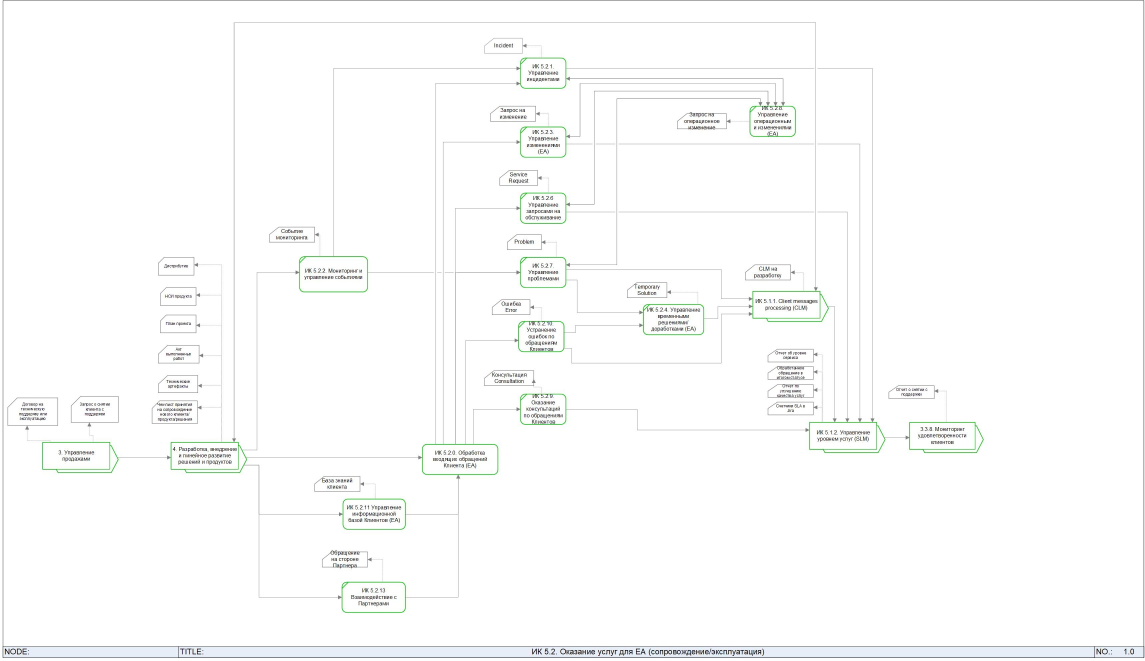
#> input picture DATASET/PART2/19.jpg, 3433 x 1981 px (shown at 1/3 size)
$ python preprocess.py --input ../../DATASET/PART2/19.jpg --outdir out
#> lines starting #> are read from the running program, lines starting #| are printed output that depends on the picture; after the words box and inside, x2 and y2 are one past the last pixel; in counts of white or black regions, pixels touching at a corner belong together
import argparse
import os
from dataclasses import dataclass
from typing import Tuple

import cv2
import numpy as np


@dataclass(frozen=True)
class PreprocessConfig:
    max_side: int = 1800
    clahe_clip_limit: float = 2.0
    clahe_tile_grid_size: int = 8
    denoise_h: int = 10
    adaptive_block: int = 35
    adaptive_c: int = 11
    close_kernel: int = 1


def _ensure_dir(path: str) -> None:
#> in preprocess, bgr is the input picture: shape (1981, 3433, 3); mean B, G, R 251.2, 251.6, 251
    os.makedirs(path, exist_ok=True)


def _imwrite(path: str, img: np.ndarray) -> None:
    ok = cv2.imwrite(path, img)
    if not ok:
        raise RuntimeError(f"Failed to write image: {path}")


def _resize_max_side(img: np.ndarray, max_side: int) -> np.ndarray:
#> called with max_side = 1800
    h, w = img.shape[:2]
#> h = 1981; w = 3433
    scale = max_side / float(max(h, w))
#> scale = 0.524
    if scale >= 1.0:
        return img
    new_w = int(round(w * scale))
#> new_w = 1800
    new_h = int(round(h * scale))
#> new_h = 1039
    return cv2.resize(img, (new_w, new_h), interpolation=cv2.INTER_AREA)


def preprocess(image_path: str, out_dir: str, cfg: PreprocessConfig) -> Tuple[str, str, str]:
    _ensure_dir(out_dir)

    bgr = cv2.imread(image_path, cv2.IMREAD_COLOR)
    if bgr is None:
        raise RuntimeError(f"Failed to read image: {image_path}")

    bgr = _resize_max_side(bgr, cfg.max_side)
    _imwrite(os.path.join(out_dir, "00_original.png"), bgr)

    gray = cv2.cvtColor(bgr, cv2.COLOR_BGR2GRAY)
    _imwrite(os.path.join(out_dir, "01_gray.png"), gray)

    clahe = cv2.createCLAHE(
        clipLimit=cfg.clahe_clip_limit,
        tileGridSize=(cfg.clahe_tile_grid_size, cfg.clahe_tile_grid_size),
    )
    gray_eq = clahe.apply(gray)

    denoised = cv2.fastNlMeansDenoising(gray_eq, h=cfg.denoise_h)
    _imwrite(os.path.join(out_dir, "02_denoised.png"), denoised)


    block = cfg.adaptive_block if cfg.adaptive_block % 2 == 1 else cfg.adaptive_block + 1
    ocr_bin = cv2.adaptiveThreshold(
        denoised,
        255,
        cv2.ADAPTIVE_THRESH_GAUSSIAN_C,
        cv2.THRESH_BINARY,
        block,
        cfg.adaptive_c,
    )
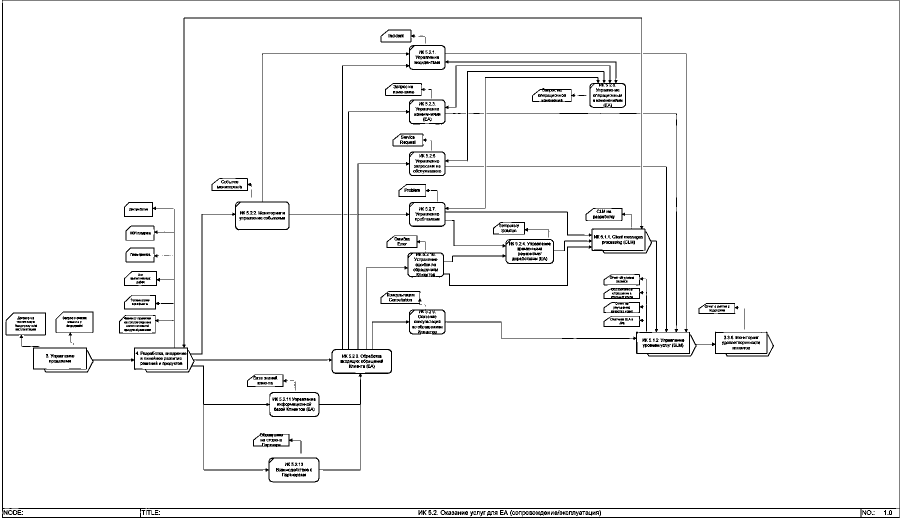
#> ocr_bin: shape (1039, 1800) (shown at 1/2 size); 96% white; black in thin lines or dots
    _imwrite(os.path.join(out_dir, "04_ocr_ready.png"), ocr_bin)

    _, cv_bin = cv2.threshold(denoised, 0, 255, cv2.THRESH_BINARY + cv2.THRESH_OTSU)
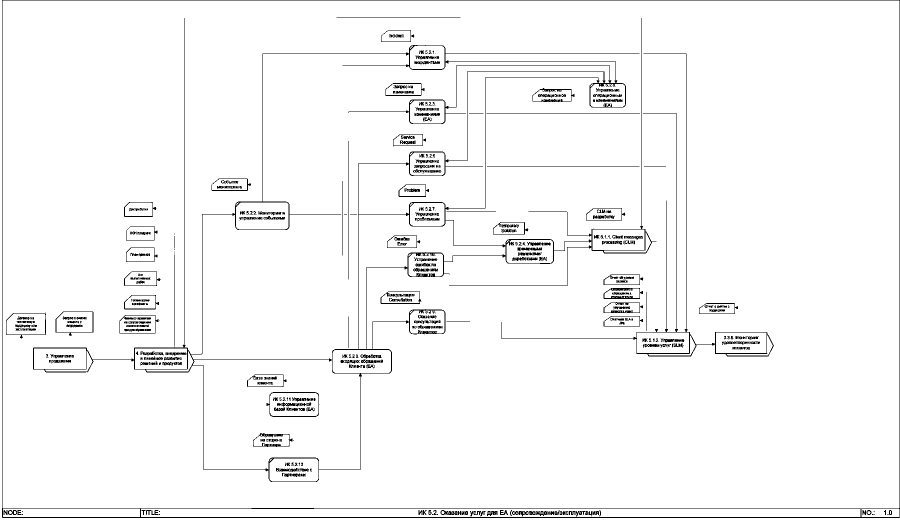
#> cv_bin: shape (1039, 1800) (shown at 1/2 size); 96.9% white; black in thin lines or dots
    _imwrite(os.path.join(out_dir, "05_cv_binary.png"), cv_bin)

    inv = 255 - cv_bin
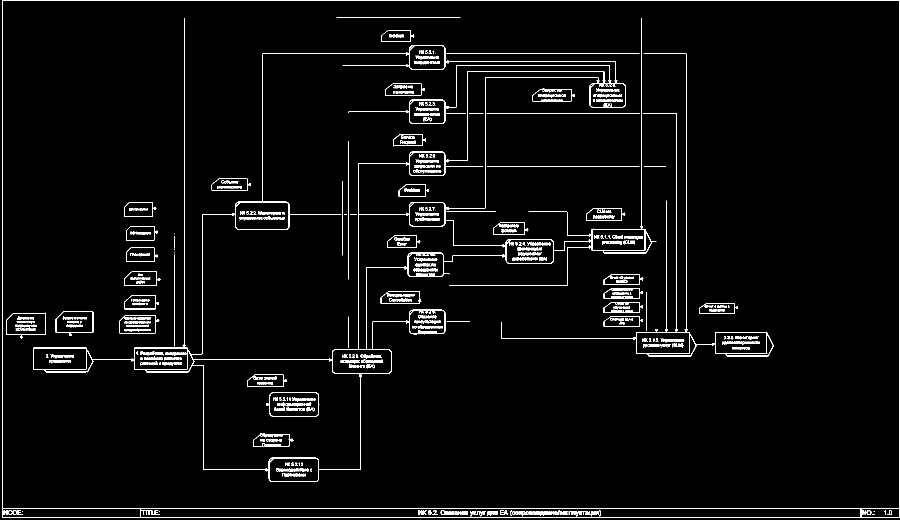
#> inv: shape (1039, 1800) (shown at 1/2 size); 3.1% white in thin lines or dots
    k = cfg.close_kernel
    kernel = cv2.getStructuringElement(cv2.MORPH_RECT, (k, k))
    closed = cv2.morphologyEx(inv, cv2.MORPH_CLOSE, kernel, iterations=1)
    geom = 255 - closed
    _imwrite(os.path.join(out_dir, "06_geom.png"), geom)

    return (
        os.path.join(out_dir, "04_ocr_ready.png"),
        os.path.join(out_dir, "05_cv_binary.png"),
        os.path.join(out_dir, "06_geom.png"),
    )


def main() -> None:
    ap = argparse.ArgumentParser()
    ap.add_argument("--input", required=True)
    ap.add_argument("--outdir", required=True)
    args = ap.parse_args()

    cfg = PreprocessConfig()
    ocr_path, cv_path, geom_path = preprocess(args.input, args.outdir, cfg)
    print(f"OCR-ready: {ocr_path}")
    print(f"CV-binary: {cv_path}")
    print(f"GEOM:      {geom_path}")


if __name__ == "__main__":
    main()

$ run again, on DATASET/PART2/12.png
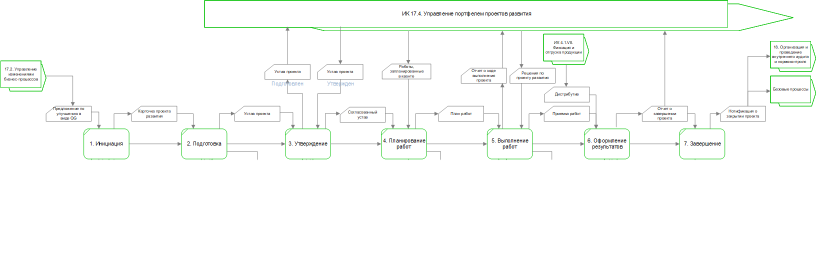
#> input picture DATASET/PART2/12.png, 1633 x 537 px (shown at 1/2 size)
#> in preprocess, bgr is the input picture: shape (537, 1633, 3); mean B, G, R 250.1, 251.9, 250.1
#> in preprocess, `ocr_bin = cv2.adaptiveThreshold( denoised, 255, cv2.ADAPTIVE_THRESH_GA..`:
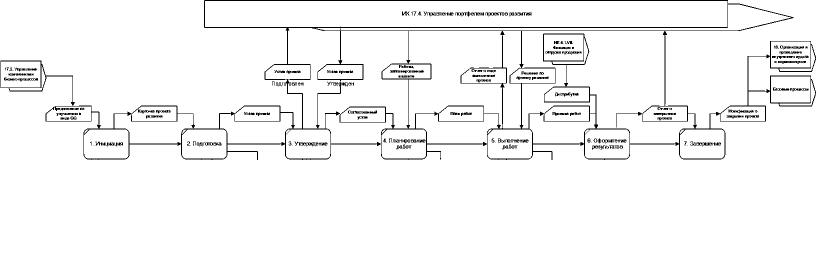
#> ocr_bin: shape (537, 1633) (shown at 1/2 size); 96.3% white; black in thin lines or dots, all inside (x1, y1, x2, y2) = (1, 0, 1632, 320)
#> cv_bin: shape (537, 1633); 97% white; black in thin lines or dots, all inside (x1, y1, x2, y2) = (1, 0, 1632, 319)
#> in preprocess, `inv = 255 - cv_bin`:
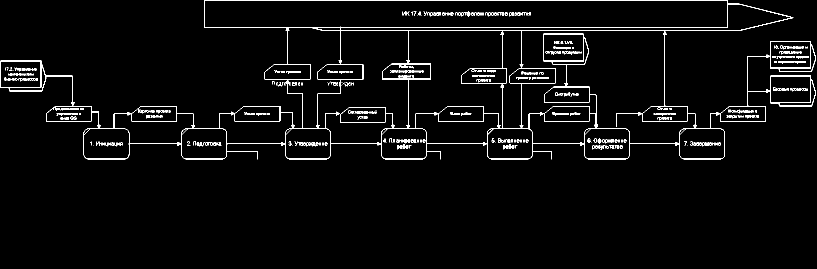
#> inv: shape (537, 1633) (shown at 1/2 size); 3% white in thin lines or dots, all inside (x1, y1, x2, y2) = (1, 0, 1632, 319)
